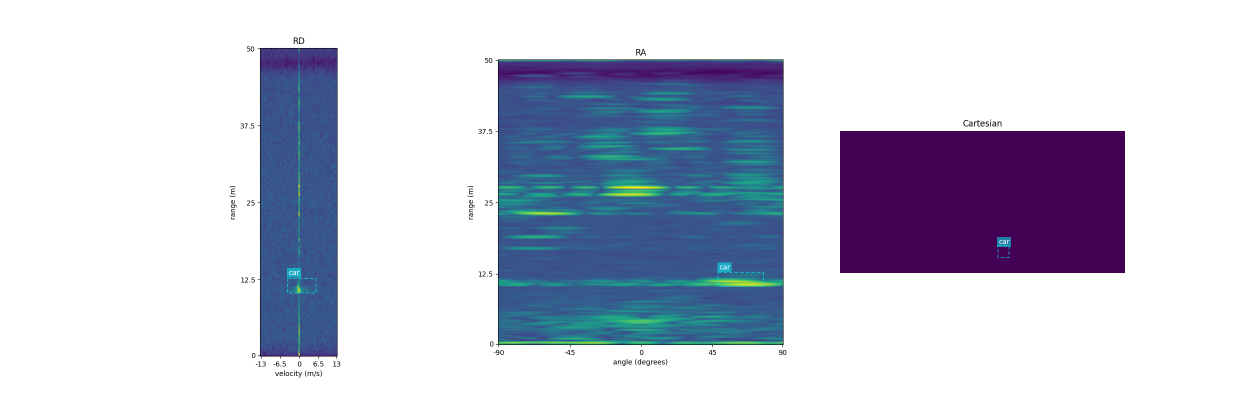
#> input picture simulator/real_data/vis_10062.png, 2500 x 800 px, found by its file name (shown at 1/2 size); its folder holds 4 pictures in this run
$ python autocrop.py
#> lines starting #> are read from the running program, lines starting #| are printed output that depends on the picture
import os
import cv2
from os import listdir
from os.path import isfile, join

crop_directory = "/home/jovyan/dso-sr-project-1/simulator/cropped_images"
image_directory = "/home/jovyan/dso-sr-project-1/simulator/real_data"
y = 400
x = 0
h = 800
w = 640
x1 = 0
list1 = []
os.chdir(crop_directory)
u = 0
onlyfiles = [f for f in listdir(image_directory) if isfile(join(image_directory, f))]
onlyfiles.sort()
box = (x, w, y, h)

x = 0

for i in range(0, len(onlyfiles)):

    image = cv2.imread("/home/jovyan/dso-sr-project-1/simulator/real_data/" + onlyfiles[i])
#> image is the input picture: shape (800, 2500, 3); mean B, G, R 215.6, 199.9, 197

    crop_image = image[x:w, y:h]
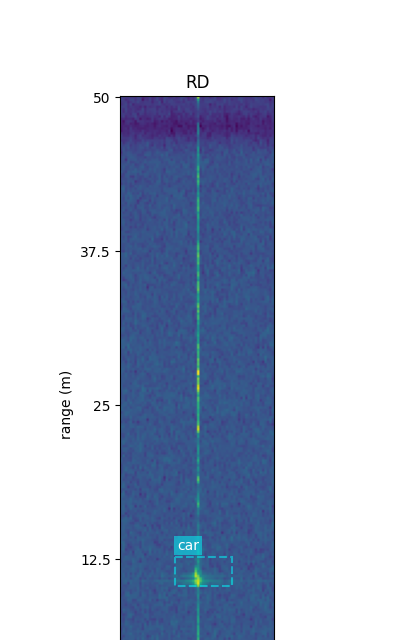
#> crop_image: shape (640, 400, 3); mean B, G, R 215, 197.4, 188.9

    cv2.imwrite("radar_crop_"+str(x1)+".png", crop_image)
    x1 += 1
#> pass 2 of the loop `for i in range(0, len(onlyfiles)):`:
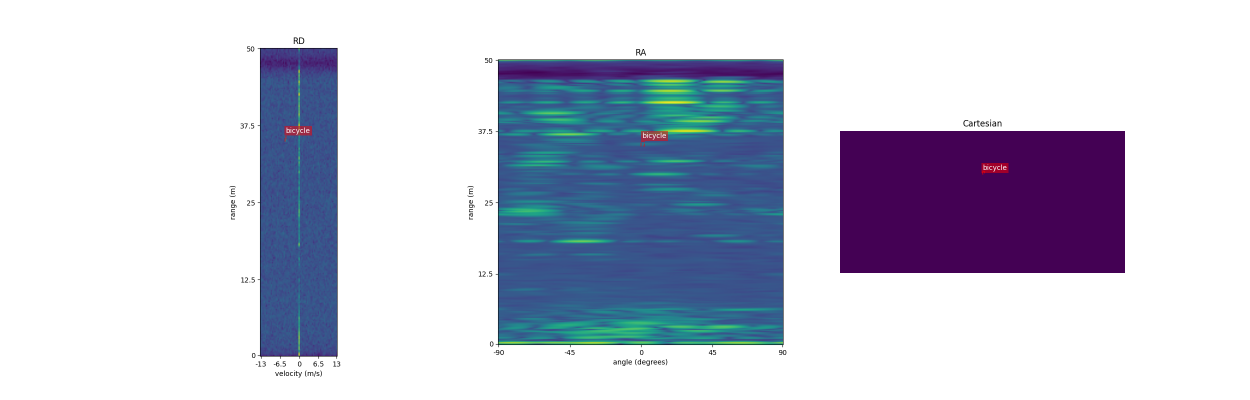
#> input picture simulator/real_data/vis_10219.png, 2500 x 800 px, found by its file name (shown at 1/2 size)
#> image is the input picture: shape (800, 2500, 3); mean B, G, R 215.5, 200.1, 197.2
#> `crop_image = image[x:w, y:h]`:
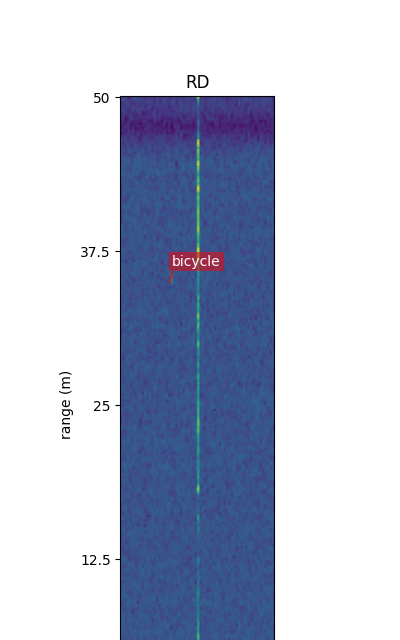
#> crop_image: shape (640, 400, 3); mean B, G, R 214.5, 196.5, 189.6
#> pass 3 of the loop `for i in range(0, len(onlyfiles)):`:
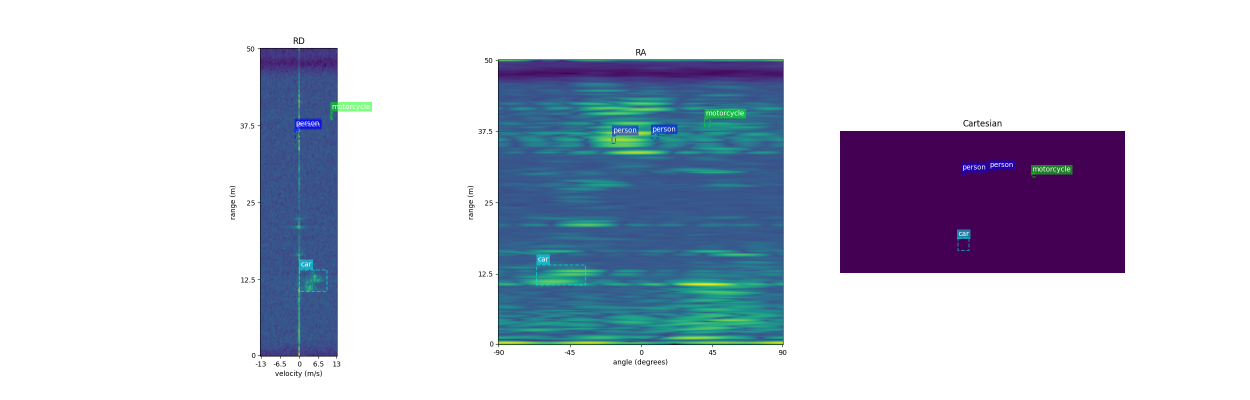
#> input picture simulator/real_data/vis_1074.png, 2500 x 800 px, found by its file name (shown at 1/2 size)
#> image is the input picture: shape (800, 2500, 3); mean B, G, R 215.7, 201.6, 196.5
#> `crop_image = image[x:w, y:h]`:
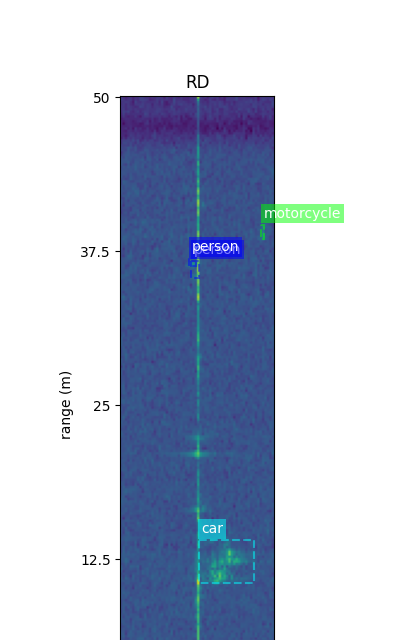
#> crop_image: shape (640, 400, 3); mean B, G, R 214.7, 197.2, 188.4
#> the loop made 4 passes; the first 3 are shown
